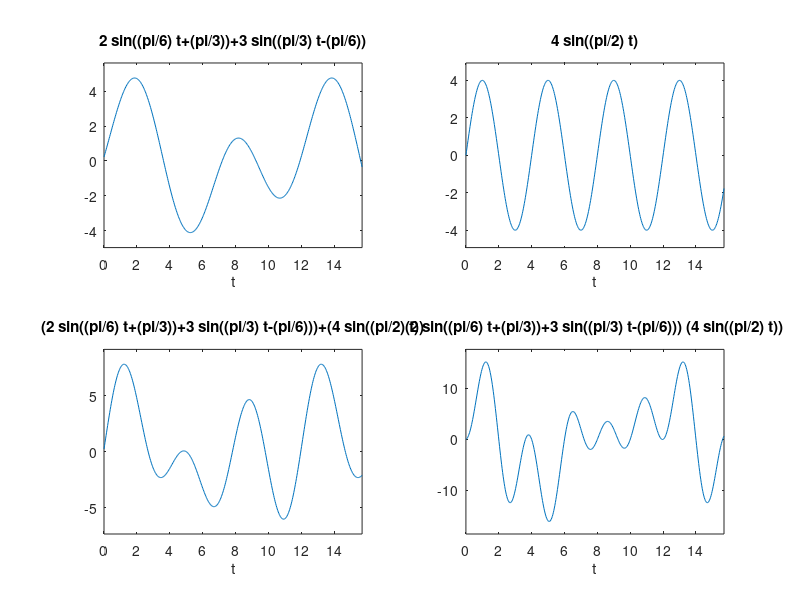

This figure's MATLAB source:
subplot(2,2,1)
f='2*sin((pi/6)*t+(pi/3))+3*sin((pi/3)*t-(pi/6))';
g='4*sin((pi/2)*t)';
ezplot(f,[0,5*pi])
subplot(2,2,2)
ezplot(g,[0,5*pi])
subplot(2,2,3)
fpg='(2*sin((pi/6)*t+(pi/3))+3*sin((pi/3)*t-(pi/6)))+(4*sin((pi/2)*t))';
ezplot(fpg,[0,5*pi])
subplot(2,2,4)
fmg='(2*sin((pi/6)*t+(pi/3))+3*sin((pi/3)*t-(pi/6)))*(4*sin((pi/2)*t))';
ezplot(fmg,[0,5*pi])